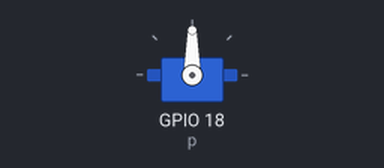
Recording of a program running on a simulated Raspberry Pi (BCM pin numbers). Parts: servo. Servo angles are drawn from the pulse width (0.5 ms = 0°, 2.5 ms = 180°).

Above: at 0.05 s.
At 1.5 s:
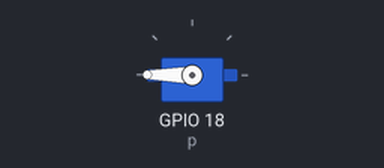
At 3.0 s:
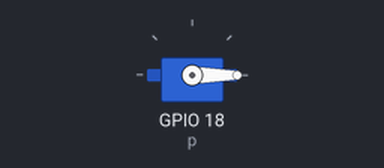
Timing chart, 0 to 6.9 s (numbered marks = the images above):
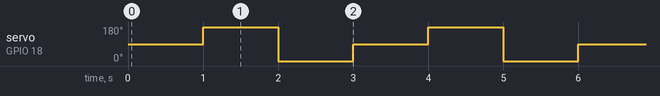

The program:

p8-MOTOR.py
```python
# SERVO MOTOR

import RPi.GPIO as GPIO
import time
GPIO.setwarnings(False)
GPIO.setmode(GPIO.BCM)
GPIO.setup(18,GPIO.OUT)
p=GPIO.PWM(18,50)
p.start(7.5)
while True:
	p.ChangeDutyCycle(7.5)
	time.sleep(1)
	p.ChangeDutyCycle(12.5)
        time.sleep(1)
	p.ChangeDutyCycle(2.5)
        time.sleep(1)
```

Measured:
- by itself, servo on GPIO 18 (p): repeats every 3.0 s: 0° 1.0 s, 90° 1.0 s, 180° 1.0 s
